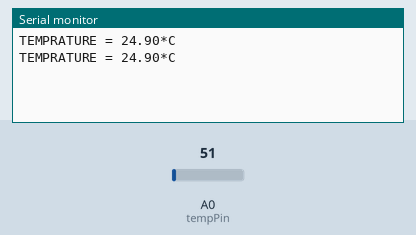
Bench run of a sketch on a simulated Arduino Uno, built with avr-gcc and run on an emulated ATmega328P. On the bench: the last lines printed to the serial monitor. The test bench sets the inputs (shaded band); at power-on: A0 (tempPin) = 51.

Above: at 1.8 s.
1.9 s: A0 (tempPin) set to 61
At 2.8 s:
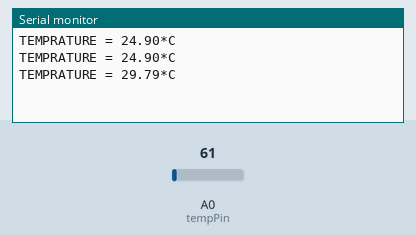
3.4 s: A0 (tempPin) set to 71
At 4.8 s:
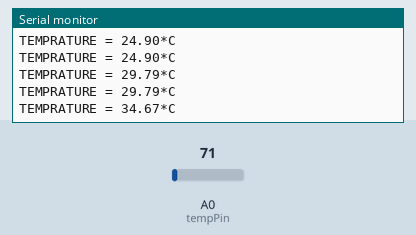
Timing chart, 0 to 6.4 s (numbered marks = the images above; inputs shaded):
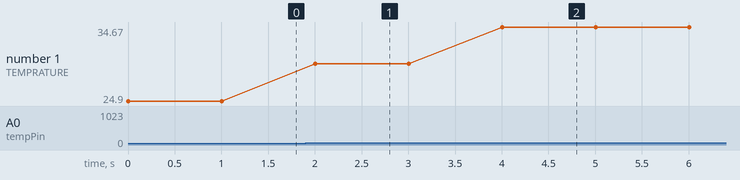

Measured:
- after the input at 1.9 s, the serial monitor: prints a new line after 0.10 s (image 1)
- after the input at 3.4 s, the serial monitor: prints a new line after 0.60 s (image 2)
- plotted number 1: 24.9 → 29.79 after the input at 1.9 s, 29.79 → 34.67 after the input at 3.4 s

The sketch:

temperature_sensor_arduino_code.ino
```cpp
double temp;
int tempPin = 0;

void setup()
{
  Serial.begin(9600);
}

void loop()
{
  temp = analogRead(tempPin);
  temp = ( 5.0 * temp * 100.0) / 1024.0;
  Serial.print("TEMPRATURE = ");
  Serial.print(temp);
  Serial.print("*C");
  Serial.println();
  delay(1000);
}
```
